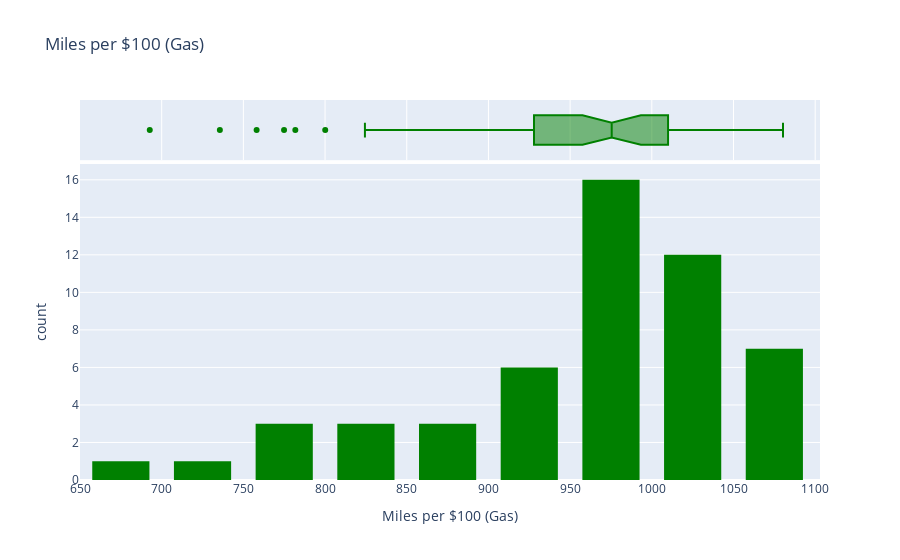

This figure's notebook cell:
### Code cell
# ploting the top makes using histogram
fig = px.histogram(cost_per100_toplot_df,
                   x='Miles per $100 (Gas)',
                    marginal='box',
                   color_discrete_sequence=['Green'],
                   title='Miles per $100 (Gas)')

fig.update_layout(bargap=0.3)
fig.show()

### Figure 1 — Plotly figure (JSON) as saved in the notebook; plotly's stock layout.template omitted (floating-point values rounded to 4 significant figures)
{"data": [{"alignmentgroup": "True", "bingroup": "x", "hovertemplate": "Miles per $100 (Gas)=%{x}<br>count=%{y}<extra></extra>", "legendgroup": "", "marker": {"color": "Green", "pattern": {"shape": ""}}, "name": "", "offsetgroup": "", "orientation": "v", "showlegend": false, "type": "histogram", "x": [781.8, 800.1, 774.9, 1051.0, 934.2, 758.1, 1052.0, 1002.0, 1009.0, 856.8, 1045.0, 1037.0, 1062.0, 1067.0, 898.8, 975.9, 1030.0, 957.3, 1063.0, 975, 1080.0, 987.6, 847.2, 921.6, 1008, 961.2, 966, 1038, 972.9, 1060.0, 983.7, 922.8, 1001.0, 1011.0, 1005.0, 955.3, 1028.0, 889.5, 962.7, 995.4, 943.5, 963.6, 933, 1006.0, 992.1, 976.5, 939, 988.5, 951.6, 692.7, 824.4, 735.6], "xaxis": "x", "yaxis": "y"}, {"alignmentgroup": "True", "hovertemplate": "Miles per $100 (Gas)=%{x}<extra></extra>", "legendgroup": "", "marker": {"color": "Green"}, "name": "", "notched": true, "offsetgroup": "", "showlegend": false, "type": "box", "x": [781.8, 800.1, 774.9, 1051.0, 934.2, 758.1, 1052.0, 1002.0, 1009.0, 856.8, 1045.0, 1037.0, 1062.0, 1067.0, 898.8, 975.9, 1030.0, 957.3, 1063.0, 975, 1080.0, 987.6, 847.2, 921.6, 1008, 961.2, 966, 1038, 972.9, 1060.0, 983.7, 922.8, 1001.0, 1011.0, 1005.0, 955.3, 1028.0, 889.5, 962.7, 995.4, 943.5, 963.6, 933, 1006.0, 992.1, 976.5, 939, 988.5, 951.6, 692.7, 824.4, 735.6], "xaxis": "x2", "yaxis": "y2"}], "layout": {"bargap": 0.3, "barmode": "relative", "legend": {"tracegroupgap": 0}, "title": {"text": "Miles per $100 (Gas)"}, "xaxis": {"anchor": "y", "domain": [0, 1], "title": {"text": "Miles per $100 (Gas)"}}, "xaxis2": {"anchor": "y2", "domain": [0, 1], "matches": "x", "showgrid": true, "showticklabels": false}, "yaxis": {"anchor": "x", "domain": [0, 0.8316], "title": {"text": "count"}}, "yaxis2": {"anchor": "x2", "domain": [0.8416, 1], "matches": "y2", "showgrid": false, "showline": false, "showticklabels": false, "ticks": ""}}}
